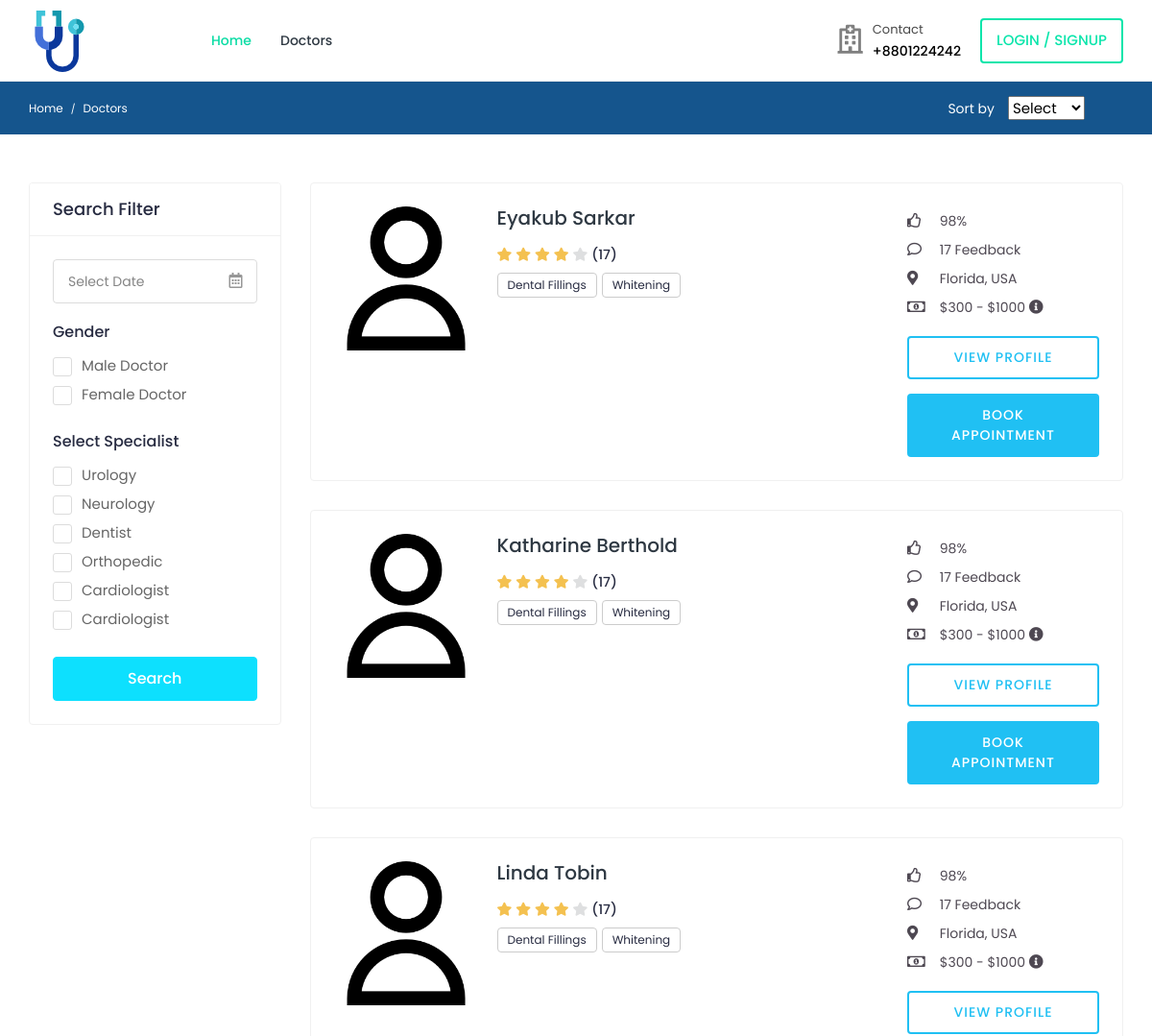
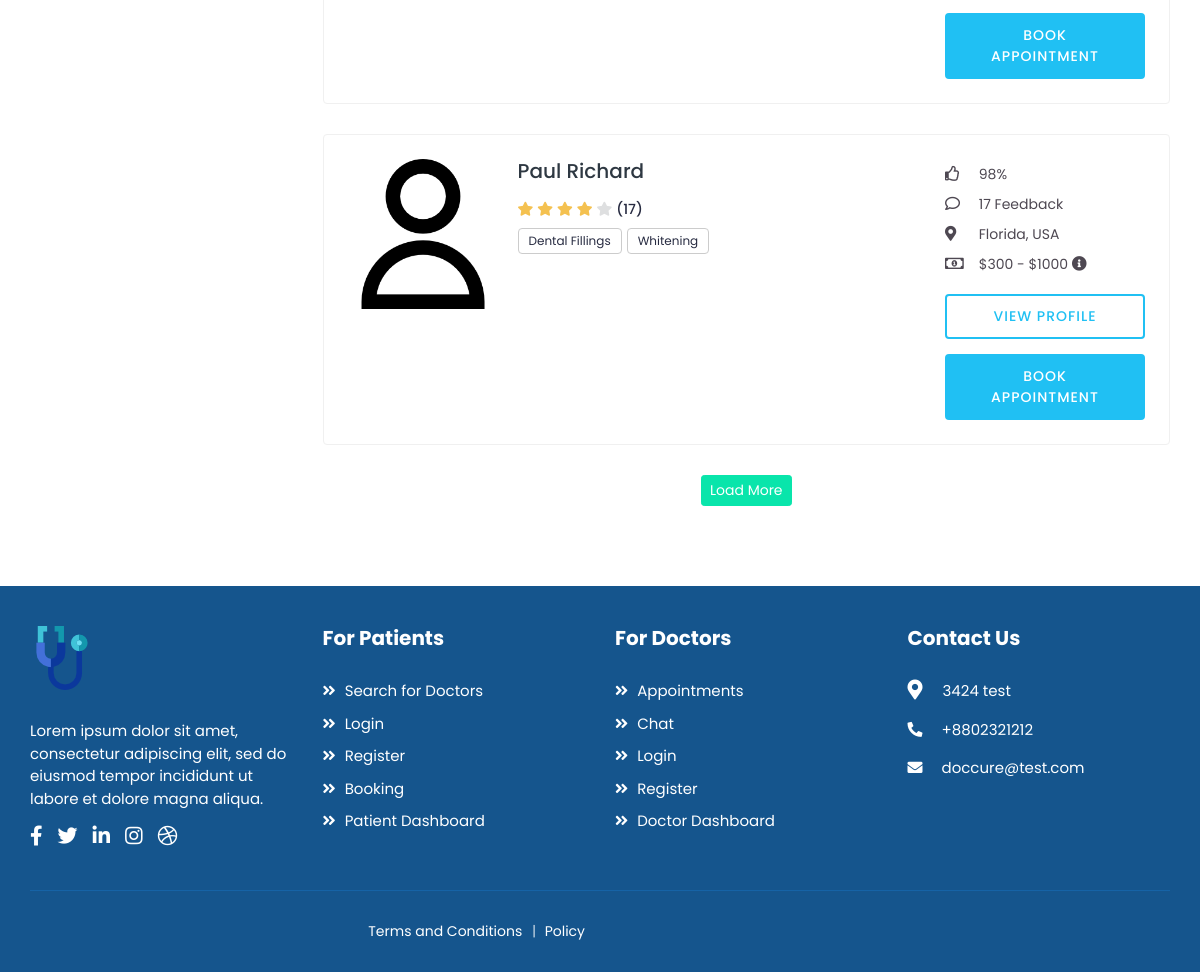
The app's page /doctors/ with its own data (2 pictures, top to bottom).
### accounts/models.py (models this page shows, shortened)
class User(AbstractUser):
    class RoleChoices(models.TextChoices):
        DOCTOR = "doctor", "Doctor"
        PATIENT = "patient", "Patient"
    username = models.CharField(max_length=30, unique=True)
    role = models.CharField(
        choices=RoleChoices.choices,
        max_length=20,
        default="patient",
        error_messages={"required": "Role must be provided"},
    )
    email = models.EmailField(
        blank=True,
        error_messages={
            "unique": "A user with that email already exists.",
        },
    )
    first_name = models.CharField(max_length=150, blank=True)
    last_name = models.CharField(max_length=150, blank=True)
    registration_number = models.IntegerField(null=True, blank=True)
    USERNAME_FIELD = "username"
    REQUIRED_FIELDS = []
    objects = CustomUserManager()
    def get_full_name(self):
        full_name = "%s %s" % (self.first_name, self.last_name)
        return full_name.strip() or self.username

class Profile(models.Model):
    user = models.OneToOneField(
        User, on_delete=models.CASCADE, related_name="profile"
    )
    avatar = models.ImageField(
        default="defaults/user.png", upload_to=profile_photo_directory_path
    )
    phone = models.CharField(max_length=20, blank=True, null=True)
    dob = models.DateField(blank=True, null=True)
    about = models.TextField(blank=True, null=True)
    specialization = models.CharField(max_length=255, blank=True, null=True)
    @property
    def image(self):
        return (
            self.avatar.url
            if self.avatar.storage.exists(self.avatar.name)
            else "{}defaults/user.png".format(settings.MEDIA_URL)
        )

### doctors/views.py (the view)
# urls.py: path("", DoctorsListView.as_view(), name="list"),
class DoctorsListView(ListView):
    model = User
    context_object_name = "doctors"
    template_name = "doctors/list.html"
    def get_queryset(self):
        return self.model.objects.filter(role=User.RoleChoices.DOCTOR, is_superuser=False)

### templates/doctors/list.html (shortened to what this page needs)
{% extends 'base.html' %}
{% load static %}
{% block content %}
    <div class="breadcrumb-bar">
        <div class="container-fluid">
            <div class="row align-items-center">
                <div class="col-md-8 col-12">
                    <nav aria-label="breadcrumb" class="page-breadcrumb">
                        <ol class="breadcrumb">
                            <li class="breadcrumb-item"><a href="">Home</a></li>
                            <li class="breadcrumb-item active" aria-current="page">Doctors</li>
                        </ol>
                    </nav>
                </div>
                <div class="col-md-4 col-12 d-md-block d-none">
                    <div class="sort-by">
                        <span class="sort-title">Sort by</span>
                        <span class="sortby-fliter">
                            <select class="select">
                                <option>Select</option>
                            </select>
                        </span>
                    </div>
                </div>
            </div>
        </div>
    </div>
    <div class="content">
        <div class="container-fluid">
            <div class="row">
                <div class="col-md-12 col-lg-4 col-xl-3 theiaStickySidebar">
                    <div class="card search-filter">
                        <div class="card-header">
                            <h4 class="card-title mb-0">Search Filter</h4>
                        </div>
                        <div class="card-body">
                            <div class="filter-widget">
                                <div class="cal-icon">
                                    <input type="text" class="form-control datetimepicker" placeholder="Select Date">
                                </div>
                            </div>
                            <div class="filter-widget">
                                <h4>Gender</h4>
                                <div>
                                    <label class="custom_check">
                                        <span class="checkmark"></span> Male Doctor
                                    </label>
                                </div>
                                <div>
                                    <label class="custom_check">
                                        <span class="checkmark"></span> Female Doctor
                                    </label>
                                </div>
                            </div>
                            <div class="filter-widget">
                                <h4>Select Specialist</h4>
                                <div>
                                    <label class="custom_check">
                                        <span class="checkmark"></span> Urology
                                    </label>
                                </div>
                                <div>
                                    <label class="custom_check">
                                        <span class="checkmark"></span> Neurology
                                    </label>
                                </div>
                                <div>
                                    <label class="custom_check">
                                        <span class="checkmark"></span> Dentist
                                    </label>
                                </div>
                                <div>
                                    <label class="custom_check">
                                        <span class="checkmark"></span> Orthopedic
                                    </label>
                                </div>
                                <div>
                                    <label class="custom_check">
                                        <span class="checkmark"></span> Cardiologist
                                    </label>
                                </div>
                                <div>
                                    <label class="custom_check">
                                        <span class="checkmark"></span> Cardiologist
                                    </label>
                                </div>
                            </div>
                            <div class="btn-search">
                                <button type="button" class="btn btn-block">Search</button>
                            </div>
                        </div>
                    </div>
                </div>
                <div class="col-md-12 col-lg-8 col-xl-9">
                    {% for doctor in doctors %}
                        <div class="card">
                            <div class="card-body">
                                <div class="doctor-widget">
                                    <div class="doc-info-left">
                                        <div class="doctor-img">
                                            <a href="{% url 'doctors:doctor-profile' doctor.username %}" target="_blank">
                                                <img src="{{ doctor.profile.image }}" class="img-fluid" alt="User Image">
                                            </a>
                                        </div>
                                        <div class="doc-info-cont">
                                            <h4 class="doc-name">
                                                <a href="{% url 'doctors:doctor-profile' doctor.username %}" target="_blank">{{ doctor.get_full_name }}</a>
                                            </h4>
                                            <div class="rating">
                                                <i class="fas fa-star filled"></i>
                                                <i class="fas fa-star filled"></i>
                                                <i class="fas fa-star filled"></i>
                                                <i class="fas fa-star filled"></i>
                                                <i class="fas fa-star"></i>
                                                <span class="d-inline-block average-rating">(17)</span>
                                            </div>
                                            <div class="clinic-services">
                                                <span>Dental Fillings</span>
                                                <span> Whitening</span>
                                            </div>
                                        </div>
                                    </div>
                                    <div class="doc-info-right">
                                        <div class="clini-infos">
                                            <ul>
                                                <li><i class="far fa-thumbs-up"></i> 98%</li>
                                                <li><i class="far fa-comment"></i> 17 Feedback</li>
                                                <li><i class="fas fa-map-marker-alt"></i> Florida, USA</li>
                                                <li><i class="far fa-money-bill-alt"></i> $300 - $1000 <i
                                                        class="fas fa-info-circle" data-toggle="tooltip"
                                                        title="Lorem Ipsum"></i></li>
                                            </ul>
                                        </div>
                                        <div class="clinic-booking">
                                            <a class="view-pro-btn" href="{% url 'doctors:doctor-profile' doctor.username %}" target="_blank">View Profile</a>
                                            <a class="apt-btn" href="{% url 'bookings:doctor-booking-view' doctor.username %}" target="_blank">Book Appointment</a>
                                        </div>
                                    </div>
                                </div>
                            </div>
                        </div>
                    {% endfor %}
                    <div class="load-more text-center">
                        <a class="btn btn-primary btn-sm" href="javascript:void(0);">Load More</a>
                    </div>
                </div>
            </div>
        </div>
    </div>
{% endblock %}

### records on screen
User: profile.image (placeholder picture), get_full_name "Eyakub Sarkar"
User: profile.image (placeholder picture), get_full_name "Katharine Berthold"
User: profile.image (placeholder picture), get_full_name "Linda Tobin"
User: profile.image (placeholder picture), get_full_name "Paul Richard"
